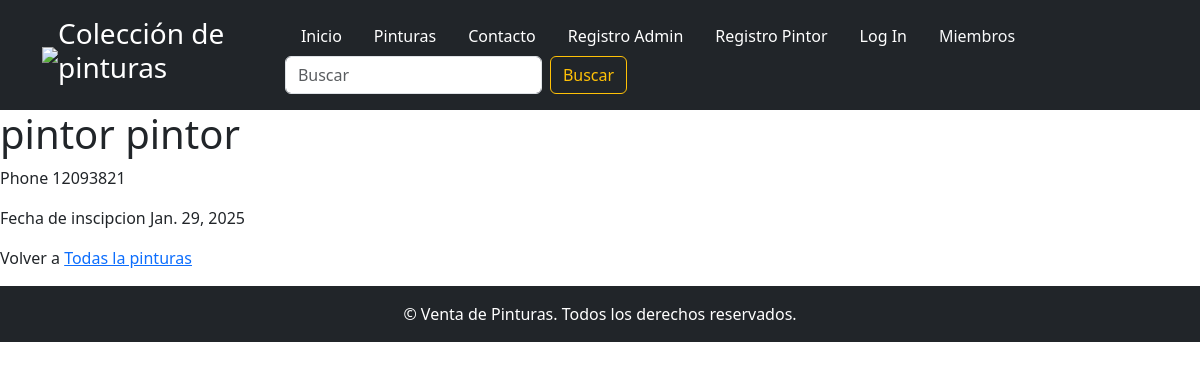
The page /pintores/detalles/1 on the database its author committed.
### usuarios/models.py (models this page shows)
class Pintor(models.Model):
  firstname = models.CharField(max_length=50)
  lastname = models.CharField(max_length=50)
  email = models.EmailField(max_length=50)
  phone = models.IntegerField(null=True)
  joined_date = models.DateField(null=True)
  password = models.CharField(max_length=8)
  tipoUsuario = models.CharField(max_length=20, choices=[('admin', 'Admin'), ('pintor', 'pintor')], default='pintor')

### usuarios/views.py (the view)
# urls.py: path('pintores/detalles/<int:id>', views.detalles, name="detalles" ),
def detalles(request, id):
    pintor = Pintor.objects.get(id=id)
    template = loader.get_template('detalles.html')
    context ={
       'pintor':pintor
    }
    return HttpResponse(template.render(context,request))

### usuarios/templates/detalles.html (shortened to what this page needs)
{% extends "master.html" %}
{% block contenido %}
<head>
</head>
<body>
    <header>
        <h1>{{pintor.firstname}} {{pintor.lastname}}</h1>
    </header>
    <main>
        <p>Phone {{pintor.phone}}</p>
        <p>Fecha de inscipcion {{pintor.joined_date}}</p>
        <p>Volver a <a href="/pintores">Todas la pinturas</a></p>
    </main>
{% endblock %}

### rows shown on the page
Pintor: firstname "pintor", lastname "pintor", phone "12093821", joined_date "Jan. 29, 2025"
